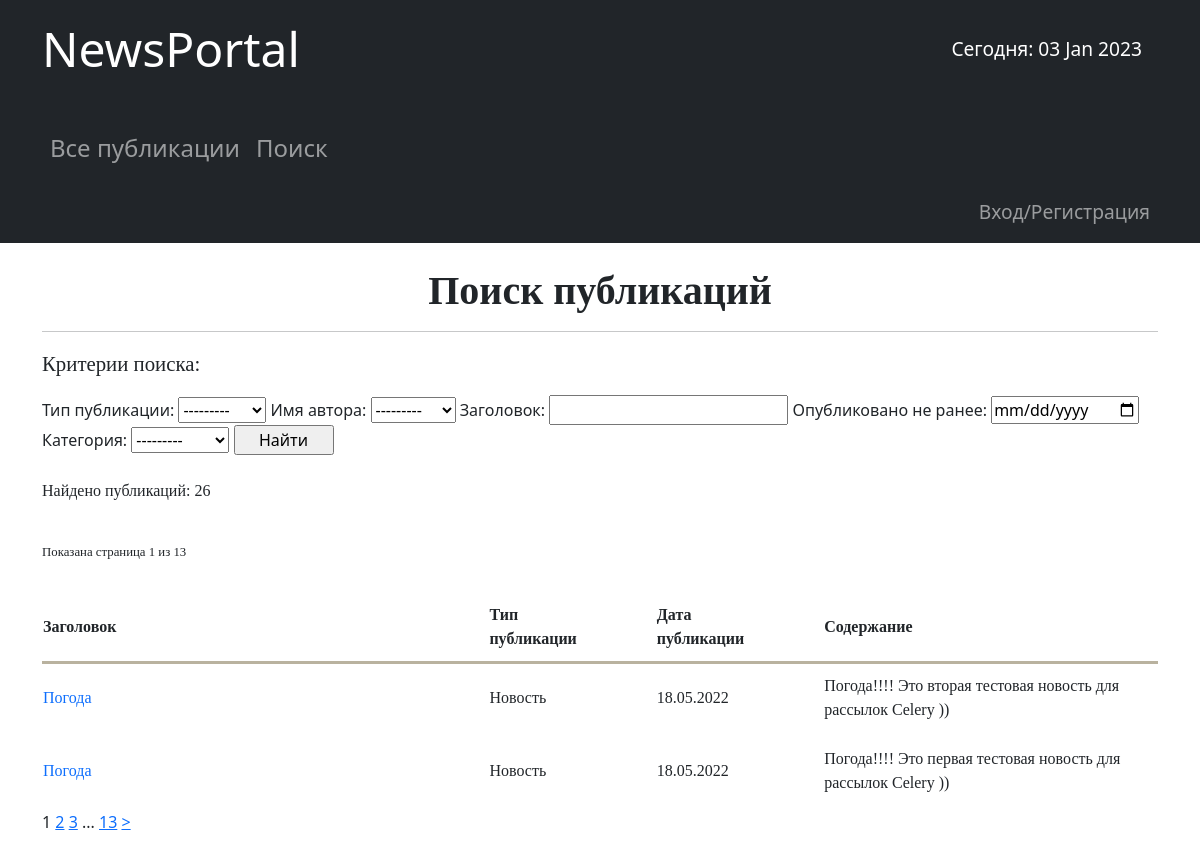
Page /news/search/ on the earlier database version.
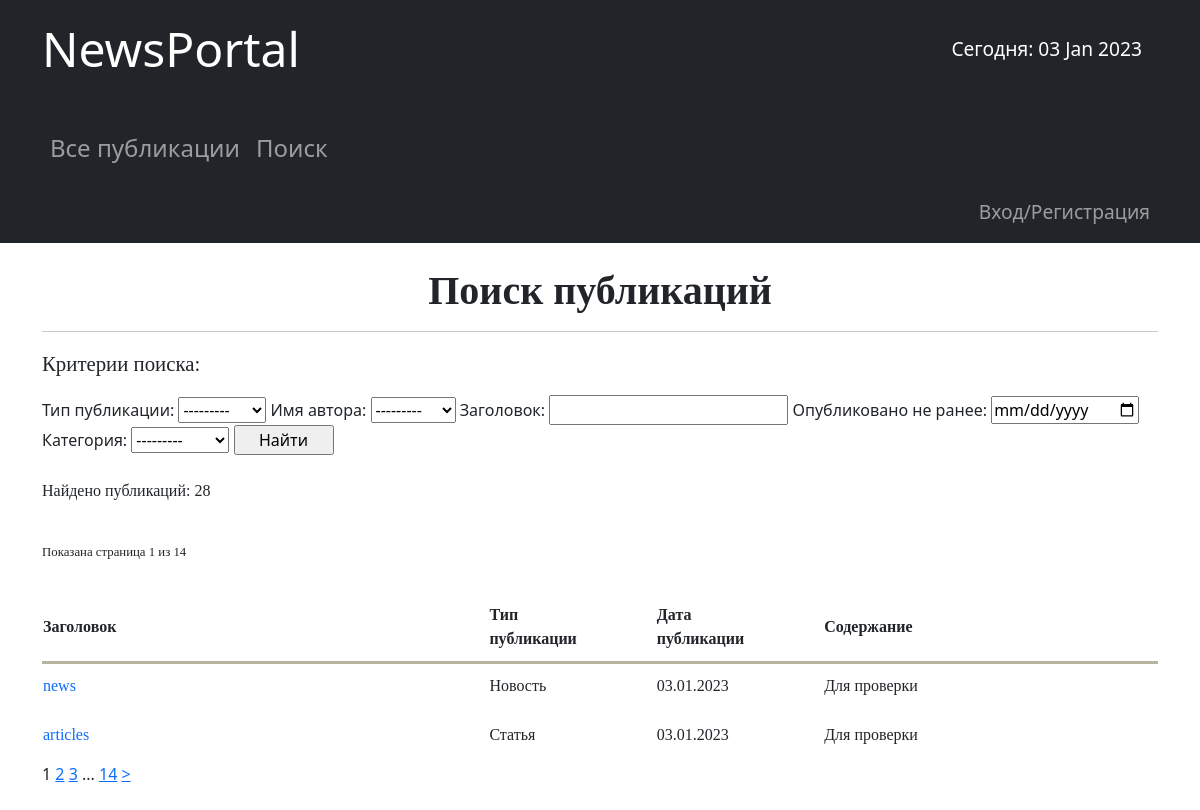
Same page on the later database version.
### news/models.py (models this page shows, shortened)
class Post(models.Model):
    article = 'ART'
    news = 'NWS'
    TYPE = [
        (news, 'Новость'),
        (article, 'Статья'),
    ]
    author = models.ForeignKey(Author, on_delete=models.CASCADE)
    type = models.CharField(max_length=3, choices=TYPE, default=news)
    time_in = models.DateTimeField(auto_now_add=True)
    category = models.ManyToManyField(Category, through='PostCategory')
    head = models.CharField(max_length=255)
    text = models.TextField()
    rating = models.SmallIntegerField(default=0)

### news/views.py (the view)
# urls.py: path('search/', PostsSearchView.as_view()),
class PostsSearchView(ListView):
    model = Post
    template_name = 'posts_search.html'
    context_object_name = 'postss'
    ordering = ['-time_in']
    paginate_by = 2
    def get_queryset(self):
        queryset = super().get_queryset()
        return PostFilter(self.request.GET, queryset=queryset).qs
    def get_context_data(self, **kwargs):
        context = super().get_context_data(**kwargs)
        context['filter'] = PostFilter(self.request.GET, queryset=self.get_queryset())
        context['all'] = len(Post.objects.all())
        context['is_author'] = self.request.user.groups.filter(name='authors').exists()
        return context

### news/templatetags/custom_filters.py (called while the page is built)
@register.filter(name='censor')
def censor(text):
    if type(text) != str:
        raise TypeException(f'Объект <{text}> не является строкой! Нельзя применить фильтр "Цензор"!')
    cens_list = ['word1', 'word2', 'wo3']
    text_lower = text.lower()
    for word in cens_list:
        begin_index = 0
        replace_id = True
        while replace_id:
            replace_index = text_lower[begin_index:].find(word) + begin_index
            if (replace_index - begin_index) == -1:
                replace_id = False
            else:
                begin_index = replace_index + len(word)
                text = text[:replace_index + 1] + '*' * (len(word) - 1) + text[begin_index:]
                text_lower = text_lower[:replace_index + 1] + '*' * (len(word) - 1) + text_lower[begin_index:]
    return text

### news/templatetags/custom_tags.py (called while the page is built)
@register.simple_tag()
def current_time(format_string='%b %d %Y'):
    return datetime.utcnow().strftime(format_string)

@register.simple_tag(takes_context=True)
def url_replace(context, **kwargs):
    d = context['request'].GET.copy()
    for k, v in kwargs.items():
        d[k] = v
    return d.urlencode()

### templates/posts_search.html (shortened to what this page needs)
{% extends 'flatpages/default.html' %}
{% load custom_filters %}
{% load custom_tags %}
{% block content %}
    <br/>
    <h1 align="center" style="font-family: Georgia;"><strong> Поиск публикаций </strong></h1>
    <hr>
    {% if all %}
        <p style="font-size: 1.3em; font-family: Georgia;">
            Критерии поиска:
        </p>
        <form method="GET">
            {{ filter.form }}
            <input type="submit" value="Найти" style="width:100px" >
        </form>
        <p style="font-size: 1em; font-family: Georgia;">
            <br/>
            Найдено публикаций: {{ filter.qs | length }}
        </p>
        <br/>
        <p style="font-size: 0.8em; font-family: Georgia;">
            Показана страница {{ page_obj.number }} из {{ page_obj.paginator.num_pages }}
        </p>
        <br/>
        {% if postss %}
            <table style="width: 100%; font-family: Georgia;">
                <tr>
                    <th style="border-bottom: 3px solid #B9B29F; width:40%;padding-bottom: 10px;"> Заголовок </th>
                    <th style="border-bottom: 3px solid #B9B29F; width:15%;padding-bottom: 10px;"> Тип<br/>публикации </th>
                    <th style="border-bottom: 3px solid #B9B29F; width:15%;padding-bottom: 10px;"> Дата<br/>публикации </th>
                    <th style="border-bottom: 3px solid #B9B29F; width:45%;padding-bottom: 10px;"> Содержание </th>
                </tr>
                {% for post in postss %}
                    <tr>
                        <td style="padding-top: 10px; padding-bottom: 15px">
                            <a href="{% url 'post_detail' post.id %}" style="text-decoration: none"> {{ post.head | censor}} </a>
                        </td>
                        <td style="padding-top: 10px; padding-bottom: 15px"> {{ post.get_type_display }} </td>
                        <td style="padding-top: 10px; padding-bottom: 15px"> {{ post.time_in | date:'d.m.Y' }} </td>
                        <td style="padding-top: 10px; padding-bottom: 15px"> {{ post.text | censor | truncatechars:70 }} </td>
                    </tr>
                {% endfor %}
            </table>
            {% if is_paginated %}
                {{ page_obj.number }}
                {% if page_obj.has_next %}
                    {% if page_obj.number|add:'2' < page_obj.paginator.num_pages %}
                        <a href="?{% url_replace page=page_obj.next_page_number %}">{{ page_obj.next_page_number }}</a>
                        <a href="?{% url_replace page=page_obj.next_page_number|add:'1' %}">{{ page_obj.next_page_number|add:'1' }}</a>
                        {% if page_obj.number|add:'3' < page_obj.paginator.num_pages %}
                            ...
                        {% endif %}
                    {% endif %}
                    <a href="?{% url_replace page=page_obj.paginator.num_pages %}">{{ page_obj.paginator.num_pages }}</a>
                    <a href="?{% url_replace page=page_obj.next_page_number %}">></a>
                {% endif %}
            {% endif %}
        {% else %}
            <p style="font-size: 1em; font-family: Georgia;">
            <br/>
                По указанным параметрам публикаций не найдено!
            </p>
        {% endif %}
    {% else %}
        <h2 style="font-family: Georgia;"> Публикаций нет!</h2>
    {% endif %}
    <br/><br/>
{% endblock content %}

Differences in the rows shown:
no longer on this page (row unchanged): Post: head|censor "Погода", type "Новость", time_in "18.05.2022", text|censor "Погода!!!! Это вторая тестовая новость для рассылок Celery ))"
no longer on this page (row unchanged): Post: head|censor "Погода", type "Новость", time_in "18.05.2022", text|censor "Погода!!!! Это первая тестовая новость для рассылок Celery ))"
added Post: head|censor "news", type "Новость", time_in "03.01.2023", text|censor "Для проверки"
added Post: head|censor "articles", type "Статья", time_in "03.01.2023", text|censor "Для проверки"
Other differences:
{{ filter.qs | length }}: "26" → "28"
{{ page_obj.paginator.num_pages }}: "13" → "14"
